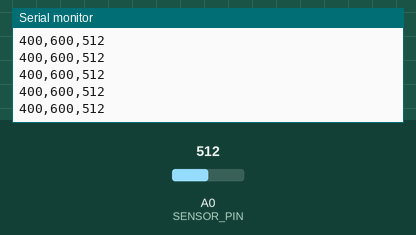
Simulated run of this sketch. Board: Arduino Uno, built with avr-gcc and run on an emulated ATmega328P. Parts: the last lines printed to the serial monitor. The test bench sets the inputs (shaded band); at power-on: A0 (SENSOR_PIN) = 512.

Above: at 1.2 s.
1.3 s: A0 (SENSOR_PIN) set to 11
At 2.0 s:
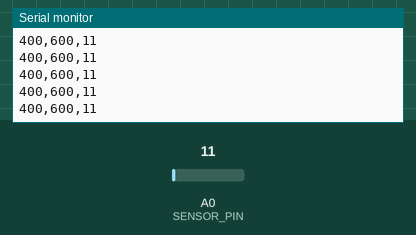
2.8 s: A0 (SENSOR_PIN) set to 8
At 3.82 s:
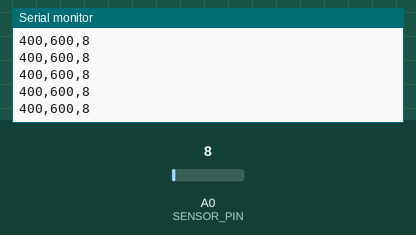
Timing chart, 0 to 5.8 s (numbered marks = the images above; inputs shaded):
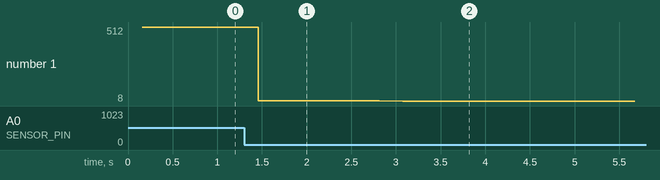

Measured:
- after the input at 1.3 s, the serial monitor: prints a new line after 0.16 s (image 1)
- after the input at 2.8 s, the serial monitor: prints a new line after 0.28 s (image 2)
- plotted number 1: 512 → 11 after the input at 1.3 s, 11 → 8 after the input at 2.8 s

The sketch:

SimpleReading.ino
```cpp
/*
  ZMPT101B - Misura tensione RMS di rete (demo, Serial Plotter)
  ------------------------------------------------
  Il modulo ZMPT101B e' un trasduttore di tensione isolato (trasformatore
  di precisione, rapporto 1000:1000) che riporta la sinusoide di rete
  (tipicamente 80-250V AC) a un segnale piccolo e sicuro, centrato a
  Vcc/2, leggibile da un ingresso analogico.

  Collegamenti:
    - Blocco morsetti (lato primario) -> Fase (L) e Neutro (N) di rete.
      ATTENZIONE: qui c'e' tensione di rete. Vedi avvertenze in fondo.
    - VCC  -> 5V Arduino
    - GND  -> GND Arduino
    - OUT  -> A0

  Il trimmer sul modulo regola il guadagno: si usa in fase di calibrazione
  per far rientrare l'uscita nel range dell'ADC e per allineare la lettura
  a un multimetro di riferimento.
*/
const int SENSOR_PIN = A0;

const int NUM_SAMPLES = 100;
int buff[NUM_SAMPLES];

void setup() {
  Serial.begin(115200);
}

void loop() {
  for (int i = 0; i < NUM_SAMPLES; i++) {
    buff[i] = analogRead(SENSOR_PIN);
    delayMicroseconds(1500);
  }

  int minVal = 400;
  int maxVal = 600;

  for (int i = 0; i < NUM_SAMPLES; i++) {
    Serial.print(minVal);
    Serial.print(",");
    Serial.print(maxVal);
    Serial.print(",");
    Serial.println(buff[i]);
    delayMicroseconds(1000);
  }

  delay(100);

}
```
